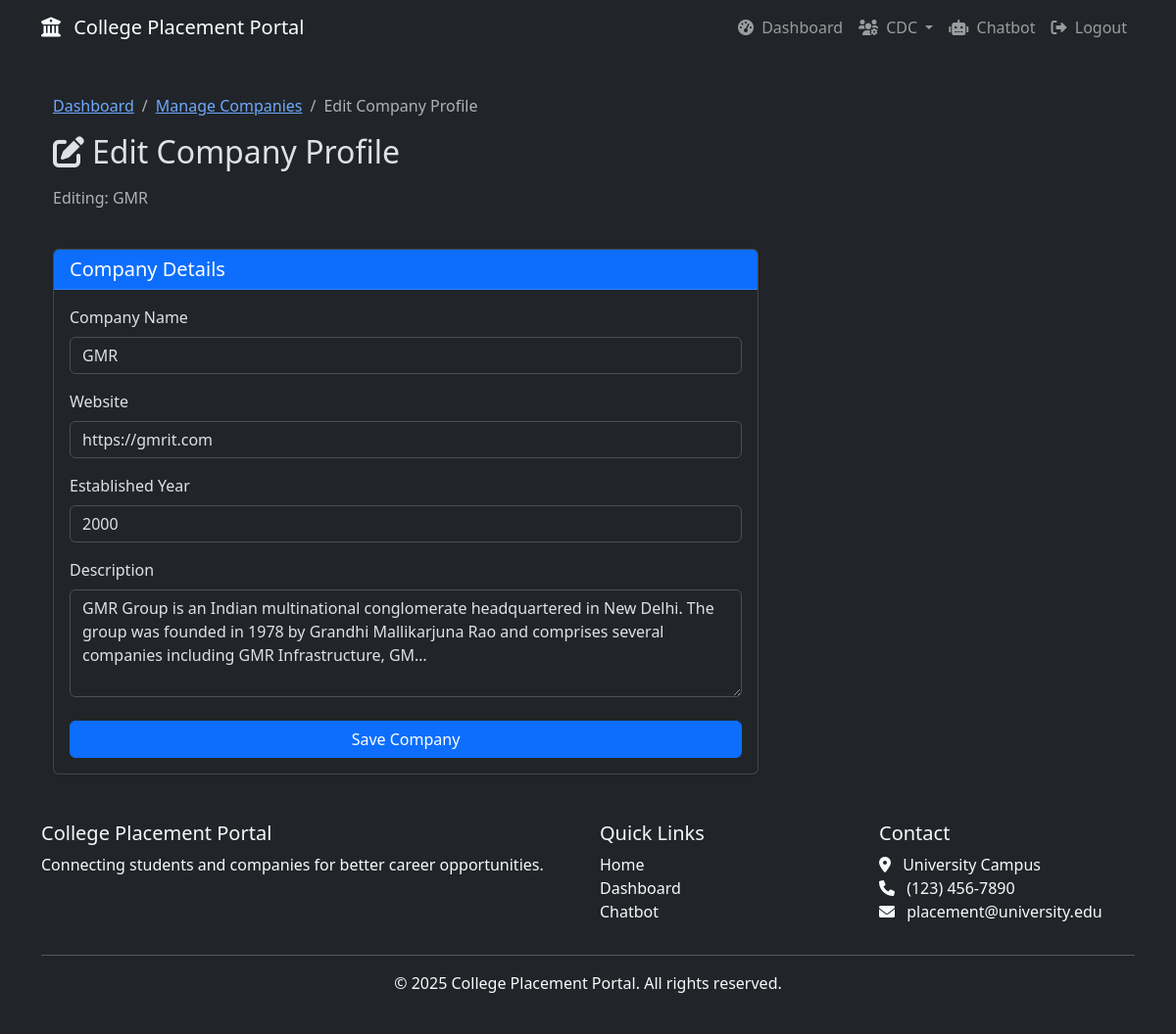
The app's page /cdc/edit-company-profile/1 (signed in) with its own data.
### models.py (models this page shows, shortened)
class CompanyProfile(db.Model):
    id = db.Column(db.Integer, primary_key=True)
    user_id = db.Column(db.Integer, db.ForeignKey('user.id'), nullable=False)
    company_name = db.Column(db.String(100), nullable=False)
    description = db.Column(db.Text, nullable=True)
    website = db.Column(db.String(200), nullable=True)
    established_year = db.Column(db.Integer, nullable=True)
    job_postings = db.relationship('JobPosting', backref='company', cascade='all, delete-orphan')

### routes.py (the view, shortened to what this page needs)
@bp.route('/cdc/edit-company-profile/<int:company_id>', methods=['GET', 'POST'])
@login_required
def cdc_edit_company_profile(company_id):
    if not current_user.is_cdc():
        flash('Access denied.', 'danger')
        return redirect(url_for('routes.dashboard'))
    company = CompanyProfile.query.get_or_404(company_id)
    form = CDCCompanyProfileForm(obj=company)
    return render_template('cdc/edit_company_profile.html', form=form, company=company)

### forms.py
class CDCCompanyProfileForm(FlaskForm):
    company_name = StringField('Company Name', validators=[DataRequired(), Length(max=100)])
    description = TextAreaField('Description', validators=[Length(max=1000)])
    website = StringField('Website', validators=[Length(max=200)])
    established_year = IntegerField('Established Year', validators=[NumberRange(min=1800, max=2100)])
    submit = SubmitField('Save Company')

### models.py (called while the page is built)
    def is_student(self):
        return self.role == ROLE_STUDENT

    def is_cdc(self):
        return self.role == ROLE_CDC

### templates/cdc/edit_company_profile.html (shortened to what this page needs)
{% extends "base.html" %}
{% block content %}
<div class="container">
    <div class="row mb-4">
        <div class="col-12">
            <nav aria-label="breadcrumb">
                <ol class="breadcrumb">
                    <li class="breadcrumb-item"><a href="{{ url_for('routes.dashboard') }}">Dashboard</a></li>
                    <li class="breadcrumb-item"><a href="{{ url_for('routes.cdc_companies') }}">Manage Companies</a></li>
                    <li class="breadcrumb-item active" aria-current="page">Edit Company Profile</li>
                </ol>
            </nav>
            <h2 class="mb-3"><i class="fas fa-edit me-2"></i>Edit Company Profile</h2>
            <p class="text-muted">Editing: {{ company.company_name }}</p>
        </div>
    </div>
    <div class="row">
        <div class="col-md-8">
            <div class="card shadow-sm">
                <div class="card-header bg-primary text-white">
                    <h5 class="mb-0">Company Details</h5>
                </div>
                <div class="card-body">
                    <form method="POST">
                        <div class="mb-3">
                            <label for="{{ form.company_name.id }}" class="form-label">Company Name</label>
                            {{ form.company_name(class="form-control") }}
                        </div>
                        <div class="mb-3">
                            <label for="{{ form.website.id }}" class="form-label">Website</label>
                            {{ form.website(class="form-control") }}
                        </div>
                        <div class="mb-3">
                            <label for="{{ form.established_year.id }}" class="form-label">Established Year</label>
                            {{ form.established_year(class="form-control") }}
                        </div>
                        <div class="mb-3">
                            <label for="{{ form.description.id }}" class="form-label">Description</label>
                            {{ form.description(class="form-control", rows=4) }}
                        </div>
                        <div class="d-grid gap-2 mt-4">
                            {{ form.submit(class="btn btn-primary") }}
                        </div>
                    </form>
                </div>
            </div>
        </div>
    </div>
</div>
{% endblock %}

### static/css/custom.css (style rules this page uses)
.card.shadow-sm { transition: transform 0.3s ease, box-shadow 0.3s ease; }

### records on screen
CompanyProfile: company_name "GMR", website "https://gmrit.com", established_year "2000", description "GMR Group is an Indian multinational conglomerate headquartered in New Delhi. The group was founded in 1978 by Grandhi Mallikarjuna Rao and comprises several companies including GMR Infrastructure, GM…"
